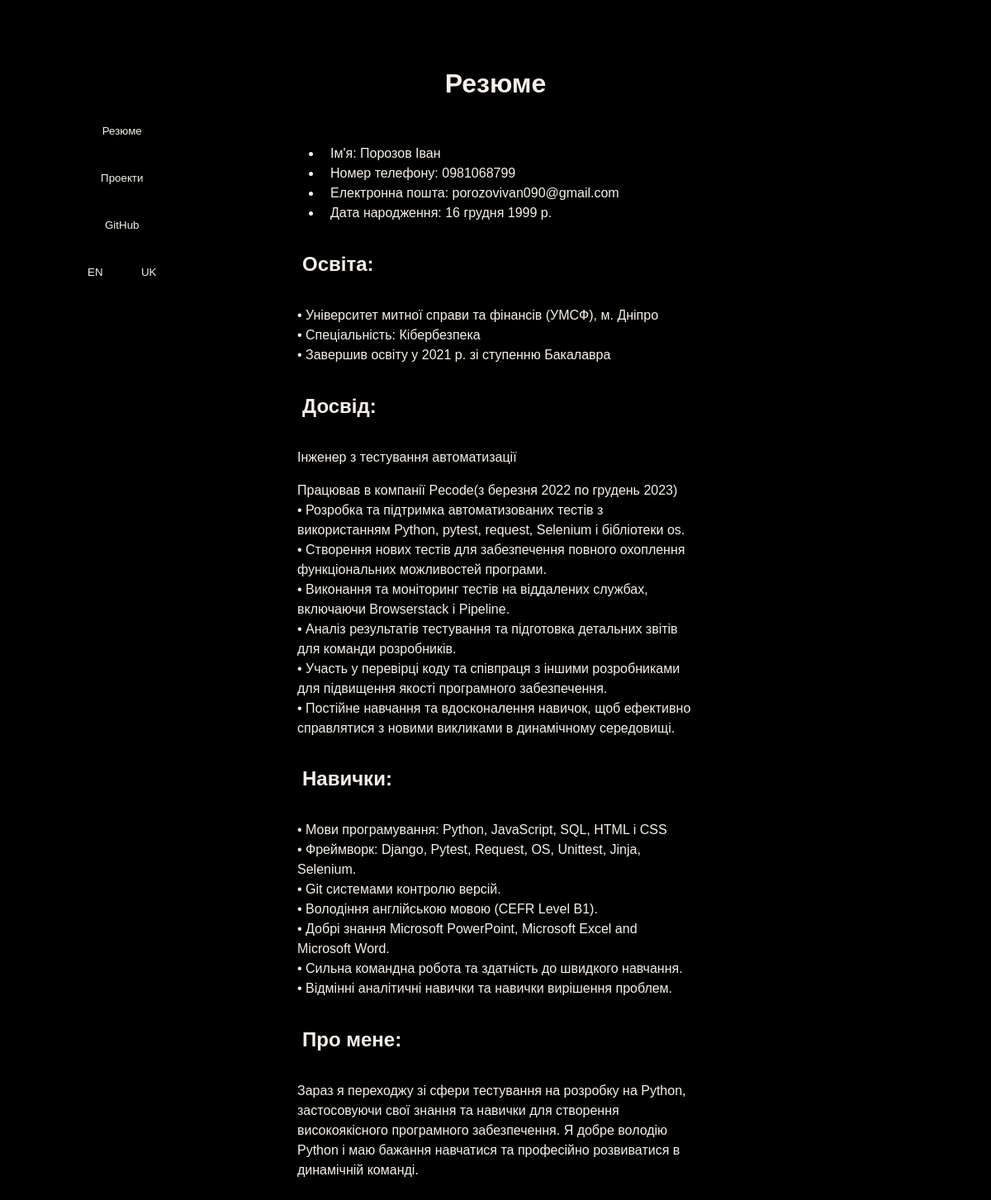
The app's page /uk/ with its own data.
### face/models.py (models this page shows, shortened)
class Headers(models.Model):
    resume = models.CharField(max_length=20)
    name = models.CharField(max_length=20)
    phone = models.CharField(max_length=20)
    email = models.CharField(max_length=20)
    date_of_birth = models.CharField(max_length=20)
    education = models.CharField(max_length=20)
    experience = models.CharField(max_length=20)
    skills = models.CharField(max_length=20)
    about_me = models.CharField(max_length=20)
    projects = models.CharField(max_length=20)
    site_code_in_github = models.CharField(max_length=20)
    description = models.CharField(max_length=20)
    features = models.CharField(max_length=20)
    technologies = models.CharField(max_length=20)
    goal = models.CharField(max_length=20)
    project_link = models.CharField(max_length=20)
    enter_link_to_shorten = models.CharField(max_length=50)
    leave_feedback = models.CharField(max_length=20)
    change_language = models.CharField(max_length=20)
    footer = models.TextField()
    reduce = models.CharField(max_length=20)
    submit_comment = models.CharField(max_length=20)
    text_encryption = models.CharField(max_length=20)
    key = models.CharField(max_length=20)
    message = models.CharField(max_length=20)
    encrypt = models.CharField(max_length=35)
    actions = models.CharField(max_length=35)
    company = models.CharField(max_length=35)
    shortened_link = models.CharField(max_length=35)

class Resume(models.Model):
    name = models.CharField(max_length=255)
    phone = models.CharField(max_length=20)
    email = models.EmailField()
    date_of_birth = models.DateField()
    education = models.TextField()
    work_experience = models.TextField()
    skills = models.TextField()
    about_me = models.TextField()
    description = models.TextField()
    technologies = models.TextField()
    encrypt_text = models.TextField()

### face/views.py (the view)
# urls.py: path("", views.index, name='resume'),
def index(request):
    resume_data = Resume.objects.first()
    headers_data = Headers.objects.first()
    return render(request, 'resume.html', {'resume_data': resume_data, 'headers_data': headers_data})

### face/templates/resume.html (shortened to what this page needs)
{% extends 'base.html' %}
{% block text_header %}{{ headers_data.resume }}{% endblock %}
{% block content %}
<div class="main-info">
    <ul>
        <li>{{ headers_data.name }}: {{ resume_data.name }}</li>
        <li>{{ headers_data.phone }}: {{ resume_data.phone }}</li>
        <li>{{ headers_data.email }}: {{ resume_data.email }}</li>
        <li>{{ headers_data.date_of_birth }}: {{ resume_data.date_of_birth }}</li>
    </ul>
</div>
<div class="education">
    <h2>{{ headers_data.education }}:</h2>
    {{ resume_data.education | linebreaks | safe }}
</div>
 <div class="experience">
    <h2>{{ headers_data.experience }}:</h2>
    {{ resume_data.work_experience | linebreaks | safe }}
</div>
 <div class="skills">
    <h2>{{ headers_data.skills }}:</h2>
    {{ resume_data.skills | linebreaks | safe }}
</div>
<div class="about-me">
    <h2>{{ headers_data.about_me }}:</h2>
    <p>{{ resume_data.about_me | linebreaks | safe }}</p>
</div>
{% endblock %}

### face/templates/base.html (shortened to what this page needs)
<!DOCTYPE html>
{% load static %}
{% load i18n %}
<link href="https://fonts.cdnfonts.com/css/montserrat" rel="stylesheet">
<main>
<html>
<head>
    <link rel="stylesheet" href="{% static 'css/styles.css' %}" />
    <title>{% block title %}Home page{% endblock %}</title>
</head>
<body>
    <header class="main-header">
        <div class="header-content">
            <h1 class="title">{% block text_header %}Home page{% endblock %}</h1>
        </div>
    </header>
    <div class="button-container">
        <a href="/"><button class="button">{{ headers_data.resume }}</button></a>
        <div class="dropdown">
        <button>{{ headers_data.actions }}</button>
        </div>
        <a href="https://github.com/Infinity228007/Site_Resume"><button class="button">GitHub</button></a>
        <form action="{% url 'set_language' %}" method="post">
            <button type="submit" name="language" value="en" {% if LANGUAGE_CODE == "en" %}disabled{% endif %}>
                EN
            </button>
            <button type="submit" name="language" value="uk" {% if LANGUAGE_CODE == "uk" %}disabled{% endif %}>
                UK
            </button>
        </form>
    </div>
    <div class="main-content">
        {% block content %}{% endblock %}
    </div>
</body>
</html>
</main>

### face/static/css/styles.css (style rules this page uses)
*, *::before, *::after { box-sizing: border-box; }
title { display: flex; justify-content: center; align-items: center; height: 100vm; }
body, section { background-color: black; margin-left: 150px; margin-right: 150px; }
main { font-family: 'Montserrat', sans-serif; flex: 1; padding-top: 20px; padding-bottom: 20px; padding-left: 200px; padding-right: 200px; position: relative; }
h1, h2 { padding: 1rem; color: #F6F1EB; }
li, p { color: #F6F1EB; padding-left: 10px; padding-right: 10px; line-height: 1.5; }
input, button { font-family: inherit; line-height: inherit; color: inherit; border: 0; padding: 1rem; }
.main-header { text-align: center; }
.header-content { display: flex; align-items: center; justify-content: center; height: 100%; }
.button-container { display: flex; flex-direction: column; align-items: center; justify-content: center; position: fixed; top: 130px; left: 10px; margin-left: 75px; }
.skills { color: #F6F1EB; }
.education { color: #F6F1EB; }
.experience { color: #F6F1EB; }

### face/templates/base.html (style rules this page uses)
.dropdown { position: relative; display: inline-block; }

### records on screen
Headers: resume "Резюме", actions "Проекти", name "Ім'я", phone "Номер телефону", email "Електронна пошта", date_of_birth "Дата народження", education "Освіта", experience "Досвід", skills "Навички", about_me "Про мене"
Resume: name "Порозов Іван", phone "0981068799", email "porozovivan090@gmail.com", date_of_birth "16 грудня 1999 р.", education "• Університет митної справи та фінансів (УМСФ), м. Дніпро • Спеціальність: Кібербезпека • Завершив освіту у 2021 р. зі ступенню Бакалавра", work_experience "Інженер з тестування автоматизації Працював в компанії Pecode(з березня 2022 по грудень 2023) • Розробка та підтримка автоматизованих тестів з використанням Python, pytest, request, Selenium і бібліотеки os. • Створення нових тестів для забезпечення повного охоплення функціональних можливостей програми. • Виконання та моніторинг тестів на віддалених службах, включаючи Browserstack і Pipeline. • Аналіз результатів тестування та підготовка детальних звітів для команди розробників. • Участь у перевірці коду та співпраця з іншими розробниками для підвищення якості програмного забезпечення. • Постійне навчання та вдосконалення навичок, щоб ефективно справлятися з новими викликами в динамічному…", skills "• Мови програмування: Python, JavaScript, SQL, HTML і CSS • Фреймворк: Django, Pytest, Request, OS, Unittest, Jinja, Selenium. • Git системами контролю версій. • Володіння англійською мовою (CEFR Level B1). • Добрі знання Microsoft PowerPoint, Microsoft Excel and Microsoft Word. • Сильна командна робота та здатність до швидкого навчання. • Відмінні аналітичні навички та навички вирішення проблем.", about_me "Зараз я переходжу зі сфери тестування на розробку на Python, застосовуючи свої знання та навички для створення високоякісного програмного забезпечення. Я добре володію Python і маю бажання навчатися та професійно розвиватися в динамічній команді."
